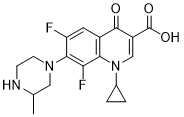
#> input picture CV/feature_project/assets/molecule.png, 184 x 117 px
$ jupyter execute contour_detection.ipynb
#> lines starting #> are read from the running program, lines starting #| are printed output that depends on the picture; after the words box and inside, x2 and y2 are one past the last pixel; in counts of white or black regions, pixels touching at a corner belong together
* https://thepythoncode.com/article/contour-detection-opencv-python
* https://www.analyticsvidhya.com/blog/2024/07/opencvs-contour-function-a-deep-dive-into-image-processing/
* https://www.learningaboutelectronics.com/Articles/How-to-draw-contours-of-an-image-Python-OpenCV.php

[cell 1]
import cv2
import matplotlib.pyplot as plt
from PIL import Image, ImageDraw
import numpy as np

[cell 2]
# load image
image = cv2.imread("assets/molecule.png")
#> image is the input picture: shape (117, 184, 3); min 0, max 255, mean 245.5

[cell 3]
# Converting it to RGB and then grayscale
# convert to RGB
image = cv2.cvtColor(image, cv2.COLOR_BGR2RGB)
# convert to grayscale
gray = cv2.cvtColor(image, cv2.COLOR_RGB2GRAY)

[cell 4]
# create a binary thresholded image
_, binary = cv2.threshold(gray, 225, 255, cv2.THRESH_BINARY_INV)
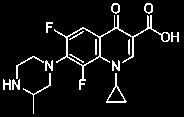
#> binary: shape (117, 184); 6.6% white in thin lines or dots
Image.fromarray(binary)

[cell 5]
# find the contours from the thresholded image
contours, hierarchy = cv2.findContours(binary, cv2.RETR_TREE, cv2.CHAIN_APPROX_SIMPLE)
#> contours = 21 contours, 4 with area under 20; largest, box (x1, y1, x2, y2) and area: (54, 15, 170, 90) 1241, (67, 28, 100, 66) 900, (106, 73, 127, 103) 198, (107, 86, 125, 102) 140, (144, 3, 153, 14) 66
# draw all contours
image = cv2.drawContours(image, contours, -1, (0, 255, 0), 2)
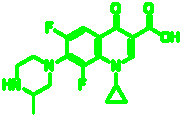
#> image: shape (117, 184, 3); 14.97% of pixels changed, all inside (x1, y1, x2, y2) = (2, 2, 180, 115)
Image.fromarray(image)

[cell 6]
# from PIL import Image, ImageDraw

# # Create a new blank image
# img = Image.new('RGB', (200, 200), color = 'white')

# # Create a Draw object
# draw = ImageDraw.Draw(img)

# # Define polygon coordinates
# polygon_coords = [(50, 50), (150, 50), (175, 100), (150, 150), (50, 150), (25, 100)]

# # Draw the polygon with a blue fill and a red outline
# draw.polygon(polygon_coords, fill='blue', outline='red', width=3)
# img

## Drawing External Contours of an Image

[cell 7]
# load image
image = cv2.imread("assets/thumbs_up_down.jpg")
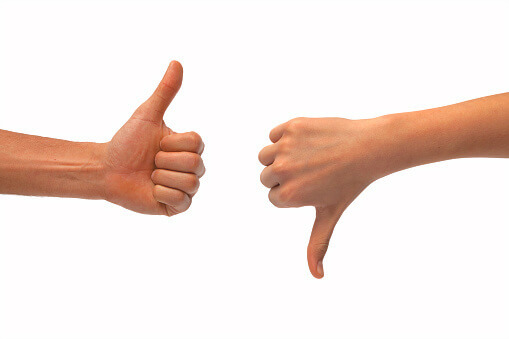
#> input picture CV/feature_project/assets/thumbs_up_down.jpg, 509 x 339 px
#> image is the input picture: shape (339, 509, 3); mean B, G, R 221.7, 227.3, 242.6
image = cv2.imread("assets/molecule.png")
# Converting it to RGB and then grayscale
# convert to RGB
image = cv2.cvtColor(image, cv2.COLOR_BGR2RGB)
# convert to grayscale
gray = cv2.cvtColor(image, cv2.COLOR_RGB2GRAY)
edges= cv2.Canny(gray,30,200)
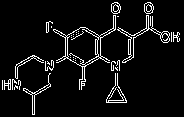
#> edges: shape (117, 184); 6.4% white in thin lines or dots
contours, hierarchy= cv2.findContours(edges, cv2.RETR_EXTERNAL, cv2.CHAIN_APPROX_NONE)
#> contours = 24 contours, 16 with area under 20; largest, box (x1, y1, x2, y2) and area: (53, 15, 116, 90) 1190, (117, 15, 170, 63) 324, (23, 73, 51, 115) 110, (144, 2, 154, 14) 84, (111, 2, 121, 14) 84, (15, 55, 44, 79) 74, (4, 79, 11, 90) 30, (46, 21, 53, 33) 20
Image.fromarray(cv2.drawContours(image, contours, -1, (0,0,255),3))

[cell 8]
len(contours)
#> Out = 24

[cell 9]
import cv2

image= cv2.imread('assets/molecule.png')

gray= cv2.cvtColor(image, cv2.COLOR_BGR2GRAY)

edges= cv2.Canny(gray,30,200)

contours, hierarchy= cv2.findContours(edges, cv2.RETR_LIST, cv2.CHAIN_APPROX_NONE)
#> contours = 71 contours, 41 with area under 20; largest, box (x1, y1, x2, y2) and area: (53, 15, 116, 90) 1190, (66, 27, 100, 67) 905, (117, 15, 170, 63) 324, (118, 28, 148, 63) 148, (23, 73, 51, 115) 110

Image.fromarray(cv2.drawContours(image, contours, -1, (0,255,0),3))
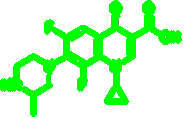
#> Out: PIL image 184x117 RGB; mean R, G, B 199.4, 255, 199.4

# cv2.imshow('All Contours', image)

[cell 10]
# ref:https://forum.opencv.org/t/how-to-separate-external-and-internal-contour/10513
import cv2

image= cv2.imread('assets/molecule.png')

gray= cv2.cvtColor(image, cv2.COLOR_BGR2GRAY)
threshold = cv2.threshold(gray, 220, 255, cv2.THRESH_BINARY)[1]
#> threshold: shape (117, 184); 93.7% white; black in thin lines or dots
contours = cv2.findContours(threshold, cv2.RETR_TREE, cv2.CHAIN_APPROX_SIMPLE)[0]
#> contours = 23 contours; largest, box (x1, y1, x2, y2) and area: (0, 0, 184, 117) 21228, (53, 14, 162, 91) 1650, (67, 29, 99, 65) 822, (105, 72, 128, 104) 276, (22, 72, 52, 115) 147
Image.fromarray(cv2.drawContours(image, contours, -1, (0,255,0),3))
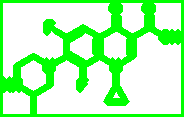
#> Out: PIL image 184x117 RGB; mean R, G, B 175.4, 255, 175.4

[cell 11]
import cv2
import numpy as np

# 读取图像
image = cv2.imread('assets/molecule.png')

# 转换为灰度图像
gray = cv2.cvtColor(image, cv2.COLOR_BGR2GRAY)

# 边缘检测
edges = cv2.Canny(gray, 30, 200)

# 查找轮廓
contours, hierarchy = cv2.findContours(edges, cv2.RETR_LIST, cv2.CHAIN_APPROX_NONE)
#> contours = 71 contours, 41 with area under 20; largest, box (x1, y1, x2, y2) and area: (53, 15, 116, 90) 1190, (66, 27, 100, 67) 905, (117, 15, 170, 63) 324, (118, 28, 148, 63) 148, (23, 73, 51, 115) 110

# 创建一个图像的副本，用于绘制填充的轮廓
filled_contours = image.copy()

# 填充所有轮廓
# Image.fromarray(cv2.drawContours(filled_contours, contours, -1, (0, 255, 0), thickness=3))
Image.fromarray(cv2.drawContours(image, contours, -1,  (255, 255, 0), -1))
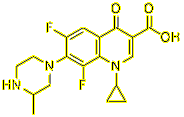
#> Out: PIL image 184x117 RGB; mean R, G, B 247.6, 247.6, 231.1

[cell 12]
max_contour = max(contours, key=cv2.contourArea)
#> max_contour = contour of 361 points, box (x1, y1, x2, y2) (53, 15, 116, 90), area 1190
Image.fromarray(cv2.drawContours(image, contours, -1,  (255, 255, 0), -1))

[cell 13]
cv2.contourArea(contours[0])
#> Out = 43

[cell 14]
Image.fromarray(threshold)

[cell 15]
# 凸包
# 1.先找到轮廓
img= cv2.imread('assets/molecule.png')

gray_img = cv2.cvtColor(img, cv2.COLOR_BGR2GRAY)
_, thresh = cv2.threshold(gray_img, 0, 255, cv2.THRESH_BINARY + cv2.THRESH_OTSU)
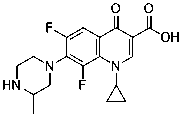
#> thresh: shape (117, 184); 95.3% white; black in thin lines or dots
contours, hierarchy = cv2.findContours(thresh, 3, 2)
#> contours = 94 contours, 69 with area under 20; largest, box (x1, y1, x2, y2) and area: (0, 0, 184, 117) 21228, (160, 31, 171, 43) 90, (143, 15, 154, 32) 80, (11, 79, 21, 91) 74, (113, 15, 121, 31) 72
cnt = contours[0]
#> cnt = [[0, 0], [0, 116], [183, 116], [183, 0]]

# 2.寻找凸包，得到凸包的角点
hull = cv2.convexHull(cnt)
#> hull = [[183, 0], [183, 116], [0, 116], [0, 0]]

# 3.绘制凸包
# image = cv2.cvtColor(img, cv2.COLOR_GRAY2BGR)
Image.fromarray(cv2.polylines(img, [hull], True, (0, 0, 255), 2))
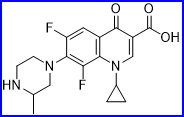
#> Out: PIL image 184x117 RGB; mean R, G, B 231.4, 231.4, 245.5

[cell 16]
hull
#> Out = [[183, 0], [183, 116], [0, 116], [0, 0]]

[cell 17]
# ref:https://www.geeksforgeeks.org/python/python-pil-imagedraw-draw-polygon-method/
import math
from PIL import Image, ImageDraw
from PIL import ImagePath

side = 6
xy = [
    ((math.cos(th) + 1) * 90,
     (math.sin(th) + 1) * 60)
    for th in [i * (2 * math.pi) / side for i in range(side)]
    ]

image = ImagePath.Path(xy).getbbox()
size = list(map(int, map(math.ceil, image[2:])))

img = Image.new("RGB", size, "#f9f9f9")
#> img: PIL image 180x112 RGB; every value is 249
img1 = ImageDraw.Draw(img)
img1.polygon(xy, fill ="#eeeeff", outline ="blue")
img.show()
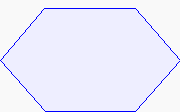
#> shown: PIL image 180x112 RGB; mean R, G, B 236.7, 236.7, 253.2
